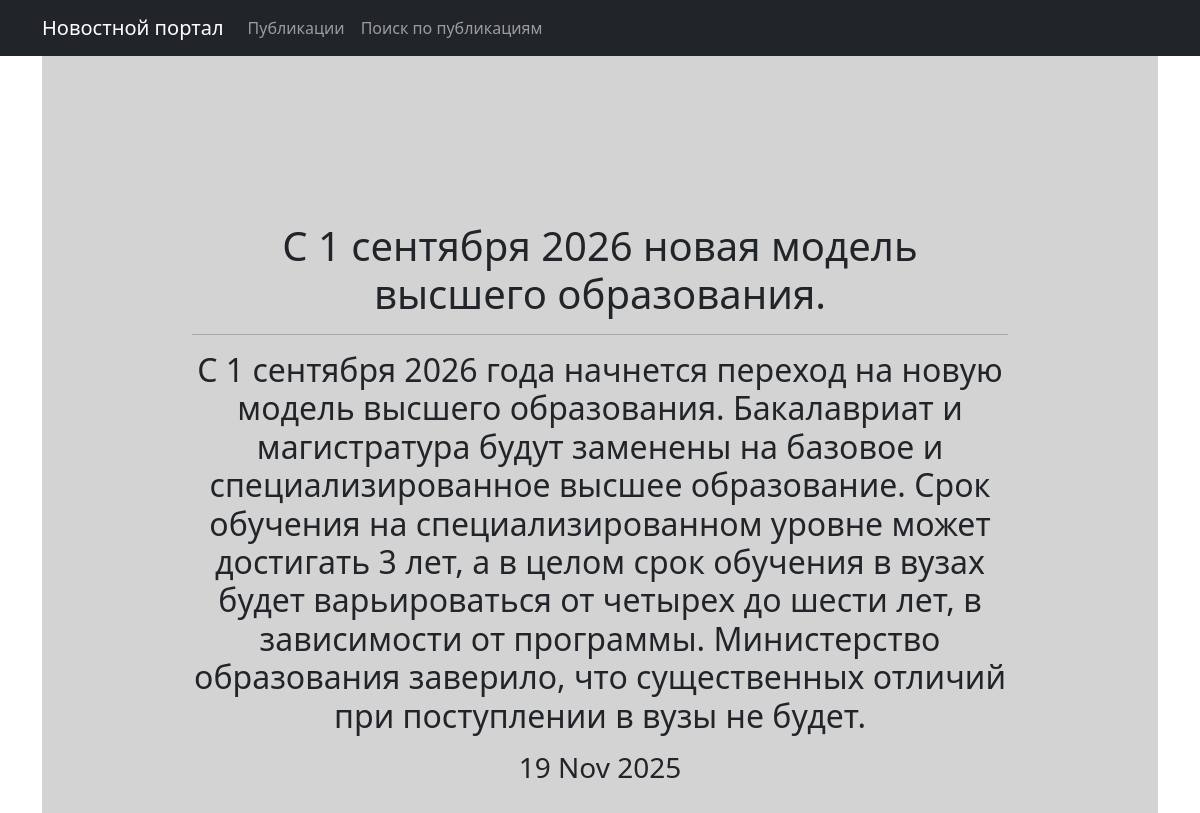
Page /news/4 on the committed database.
### news/models.py (models this page shows, shortened)
class Post(models.Model): # Модель Пост. Эта модель должна содержать в себе статьи и новости, которые создают пользователи.
    author = models.ForeignKey(Author, on_delete=models.CASCADE, verbose_name="Автор") #	связь «один ко многим» с моделью Author
    article_or_news = models.CharField(choices=AUTHOR_CHOICES, default=ARTICLE, verbose_name="Тип записи") # статья или новость. По умолчанию новость
    time_in = models.DateTimeField(auto_now_add=True, verbose_name="Дата создания")   # автоматически добавляемая дата и время создания
    title = models.CharField(max_length = 100, verbose_name="Заголовок")    # 	заголовок статьи/новости;
    text = models.TextField(verbose_name="Текст")           #	текст статьи/новости
    rating = models.IntegerField(default= 0, verbose_name="Рейтинг записи")  #	рейтинг статьи/новости.
    categorys = models.ManyToManyField(Category, through='PostCategory', verbose_name="Категории")
    class Meta:
        verbose_name = "Статья"
        verbose_name_plural = "Новости и Статьи"

### news/views.py (the view)
# urls.py: path('<int:pk>', PostDetail.as_view(), name = 'post_detail'),
class PostDetail(DetailView):
    model = Post
    template_name = 'news_id.html'
    context_object_name = 'news_id'

### templates/news_id.html (shortened to what this page needs)
{% extends 'flatpages/default.html' %}
{% block content %}
<div style="background-color: lightgray; padding: 150px;">
            <p>
            <h1>{{ news_id.title }}</h1>
            <hr>
            <h2>{{ news_id.text }}</h2>
            <p>
            <h3>{{ news_id.time_in|date:'d M Y' }}</h3>
</div>
{% endblock content %}

### rows in the picture
Post: title "С 1 сентября 2026 новая модель высшего образования.", text "С 1 сентября 2026 года начнется переход на новую модель высшего образования. Бакалавриат и магистратура будут заменены на базовое и специализированное высшее образование. Срок обучения на специализированном уровне может достигать 3 лет, а в целом срок обучения в вузах будет варьироваться от четырех до шести лет, в зависимости от программы. Министерство образования заверило, что существенных отличий при поступлении в вузы не будет.", time_in "19 Nov 2025"
